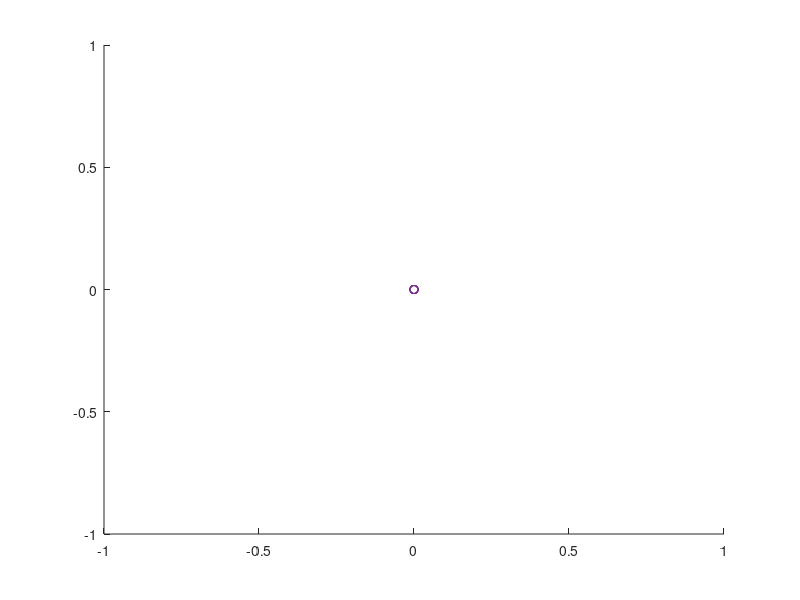

Recreate this plot in MATLAB. (Note: this script raises an error after producing the figure.)
% simulate ball trajectories with random noise 

b0 = [0;0;0; -2;0;2];
dt = .01;
NT = 10;
NB = 10;

for NT=1:20

paddle_vx = 1.5;

B = [];
B_final = [];
for i=1:NB
    B(1,:,i) = (b0 + [0;0;0; -.05*i; 0; 0])';
    for j=2:NT
        B(j,:,i) = ball_dynamics(B(j-1,:,i)', dt)';
    end
    B_final(i,:) = B(end,:,i);
end
B_final

figure(1); clf, hold on
for i=1:NB
    plot(B(:,1,i), B(:,3,i), '-');
end
plot(B_final(:,1), B_final(:,3), 'o');

B_hit = [];
x0 = B_final(end,1);
for i=1:NB
    dx = B_final(i,1) - x0;
    vx = paddle_vx - B_final(i,4);
    t = dx/vx;
    B_hit(i,:) = ball_dynamics(B_final(i,:)', t)';
    %plot([B_hit(i,1) B_final(i,1)], [B_hit(i,3) B_final(i,3)], 'b-');
end
plot(B_hit(:,1), B_hit(:,3), 'ro');
hold off
axis equal
axis([-.5 0 0 .3]);

pause(.5);

end